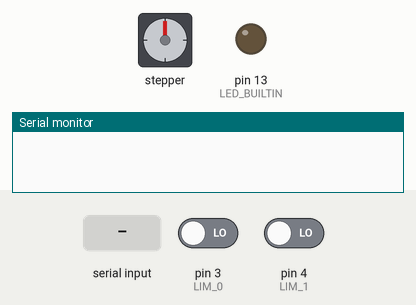
This sketch was run on a simulated Arduino Uno, built with avr-gcc and run on an emulated ATmega328P. On the bench: stepper motor, output pins drawn as LEDs (lit = HIGH), the last lines printed to the serial monitor. Wiring (inferred from the names in the program): stepper motor driver (200 steps per turn assumed): step pin 6; direction pin 5; enable pin 2. Inputs (shaded band) come from the test bench; at power-on: pin 3 (LIM_0) LOW, pin 4 (LIM_1) LOW. Pins used as bus, display or sensor lines are not drawn.

Above: at 1.2 s.
1.3 s: "1" received over Serial
At 4.1 s:
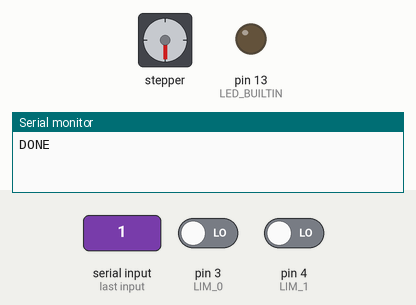
4.3 s: "0" received over Serial
At 7.7 s:
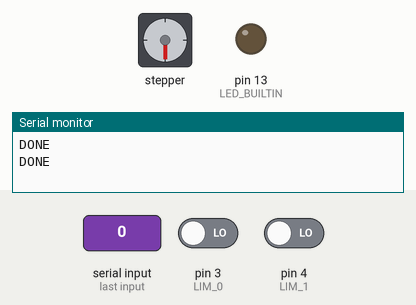
Timing chart, 0 to 9.2 s (numbered marks = the images above; inputs shaded):
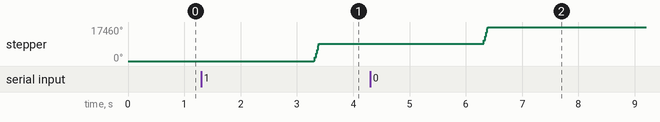

The sketch:

Pi-ArduinoStepStickDriver.ino
```cpp
#define T_ON      5
#define STEP      6           // Pins D6 and D5 for STEP and Dir respectively
#define DIR       5
#define LIM_1     4           // Pins D4 and D3 for LIM_F and LIM_E respectively
#define LIM_0     3
#define EN        2         // disable stepper when not stepping (enable low)

byte N_b[4];      // Number turns
byte io[1];     // In - 0 / Out - 1
uint32_t N_int;

void setup() {
  // put your setup code here, to run once:
    pinMode(LED_BUILTIN, OUTPUT);
    pinMode(STEP, OUTPUT);
    pinMode(DIR, OUTPUT);
    pinMode(EN, OUTPUT);
    digitalWrite(EN,HIGH);
    Serial.begin(9600);
    //Serial1.begin(115200);

}

void loop() {

  N_int = 0;
  N_b[0] = 0;
  N_b[1] = 0;
  N_b[2] = 0;
  N_b[3] = 0;
  int i = 0;
  if(Serial.available()) {
    digitalWrite(EN, LOW);
    //digitalWrite(STEP, HIGH);
    Serial.readBytes(N_b, 4);
    Serial.readBytes(io, 1);

    // convert N_b to N_int: Thank you Jacob Priddy for helping with this
    N_int = (uint32_t(N_b[3]) << 24) | (uint32_t(N_b[2]) << 16) | (uint32_t(N_b[1]) << 8) | N_b[0];

    //Serial.println(N_int);
    if(N_int != 0) {
      if(io[0] == 0) {
        digitalWrite(DIR, HIGH);
      }
      else {
        digitalWrite(DIR, LOW);
      }
      for(i = 0; i < N_int; i++) {
        if(digitalRead(LIM_1) == HIGH && digitalRead(LIM_0) == HIGH) {
          break;
        }
        else {
          for(int g = 0; g < 100; g++){
            //digitalWrite(LED_BUILTIN, HIGH);
            digitalWrite(STEP, HIGH);
            delayMicroseconds(T_ON);
            //digitalWrite(LED_BUILTIN, LOW);
            digitalWrite(STEP, LOW);
            delayMicroseconds(T_ON);
          }
        }
      }
      if(digitalRead(LIM_1) == HIGH || digitalRead(LIM_0) == HIGH){
        Serial.println(N_int - i);
      }
      else {
        Serial.println("DONE");
      }
    }
    digitalWrite(EN, HIGH);
  }
}
```

Measured:
- after the input at 1.3 s, stepper: turns 8820° clockwise, starting after 2.0 s
- after the input at 4.3 s, stepper: turns 8640° clockwise, starting after 2.0 s
